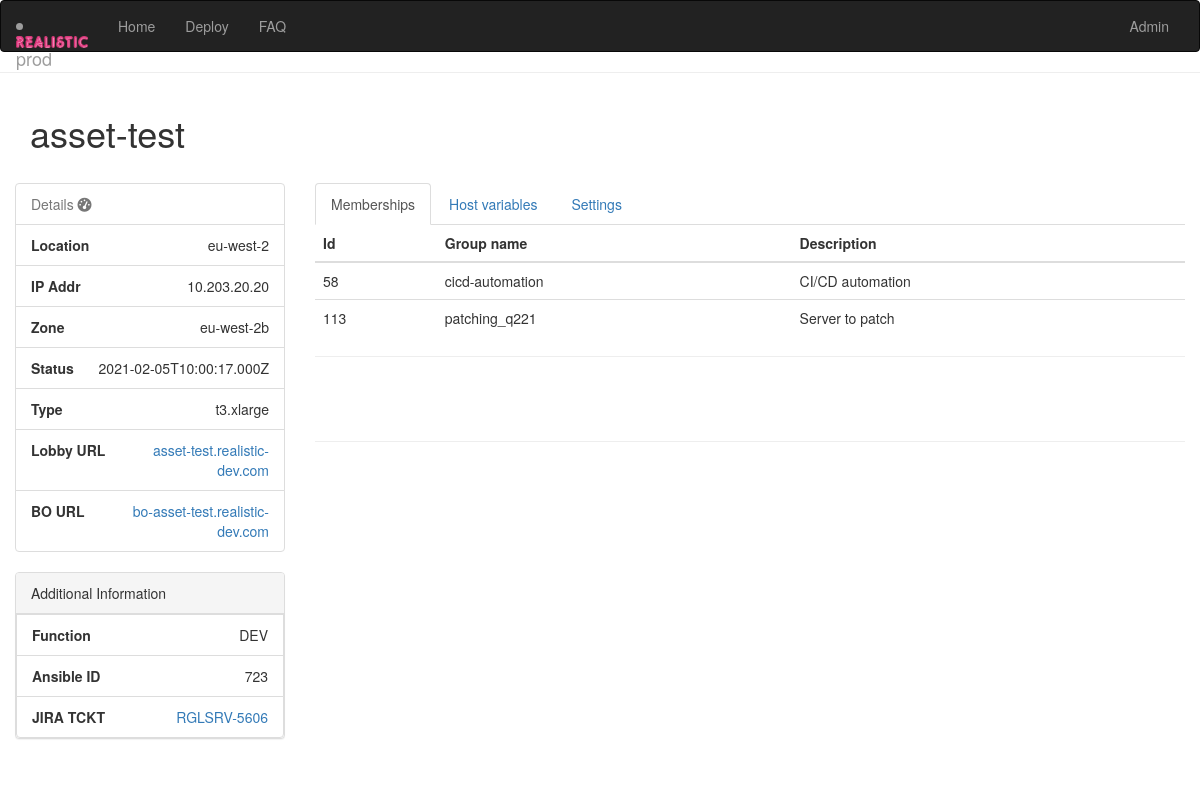
The page /host_details.php?q=723 on the database its author committed.
### tables this page shows
CREATE TABLE `hosts` (
  `host_id` int(10) unsigned NOT NULL AUTO_INCREMENT,
  `name` varchar(255) DEFAULT NULL,
  PRIMARY KEY (`host_id`)
);

CREATE TABLE `hostvars` (
  `host_id` int(10) unsigned NOT NULL,
  `host_var` text NOT NULL,
  `value` text NOT NULL,
  KEY `host_id` (`host_id`),
  CONSTRAINT `hostvars_ibfk_1` FOREIGN KEY (`host_id`) REFERENCES `hosts` (`host_id`) ON DELETE CASCADE
);

CREATE TABLE `hostgroups` (
  `group_id` smallint(5) unsigned NOT NULL AUTO_INCREMENT,
  `name` varchar(24) NOT NULL,
  `description` varchar(255) DEFAULT NULL,
  PRIMARY KEY (`group_id`)
);

### host_details.php (the view, shortened to what this page needs)
<?php
include "settings.php";
include "function.php";
$query = mysqli_query($link, 'SELECT * FROM hosts where host_id='.$_GET['q'].'') or die('Error 2.6 '.mysqli_error($link));
$host = mysqli_fetch_array($query);
$memberships_query = mysqli_query($link, 'SELECT hostgroups.group_id, hostgroups.name, hostgroups.description FROM memberships INNER JOIN hostgroups ON memberships.group_id=hostgroups.group_id AND memberships.host_id='.$_GET['q'].'') or die('Error 2.7 '.mysqli_error($link));
$hostvars_query = mysqli_query($link, 'SELECT host_var, value FROM hostvars where host_id='.$_GET['q'].'') or die('Error 2.8 '.mysqli_error($link));
while($row = mysqli_fetch_row($hostvars_query)) {
  switch ($row[0]) {
    case inst_type:
        $inst_type = $row[1];
        break;
    case vpc_region:
        $location = $row[1];
        break;
    case inst_usage:
        $function = $row[1];
        break;
    case avail_zone:
        $avail_zone = $row[1];
        break;
    case inst_status:
        $status = $row[1];
        break;
    case jiraticket:
        $jiraticket = $row[1];
        break;
    case ansible_host:
        $host_ip = $row[1];
        break;
    case regal_installed:
        $regal_installed = $row[1];
        break;
  }
  $function != "" || $function = "NA";
  $status != "" || $status = "NA";
  $inst_type != "" || $inst_type = "NA";
  $location != "" || $location = "NA";
  $function != "" || $function = "NA";
  $avail_zone != "" || $avail_zone = "NA";
  $jiraticket != "" || $jiraticket = "NA";
  $host['host_id'] != "" || $host['host_id'] = "NA";
  $regal_installed != "" || $regal_installed = "NA";
}
$html_file .= '
  <hr>
  <div class="container">
    <div class="row">
      <div class="col-sm-10"><h1>'.$host['name'].'</h1><br /></div>
        <div class="row">
          <div class="col-sm-3">
            <ul class="list-group">
            <li class="list-group-item text-muted">Details <i class="fa fa-dashboard fa-1x"></i></li>
            <li class="list-group-item text-right"><span class="pull-left"><strong>Location</strong></span>'.$location.'</li>
            <li class="list-group-item text-right"><span class="pull-left"><strong>IP Addr</strong></span>'.$host_ip.'</li>
            <li class="list-group-item text-right"><span class="pull-left"><strong>Zone</strong></span>'.$avail_zone.'</li>
            <li class="list-group-item text-right"><span class="pull-left"><strong>Status</strong></span>'.$status.'</li>
            <li class="list-group-item text-right"><span class="pull-left"><strong>Type</strong></span>'.$inst_type.'</li>';
if ($regal_installed != "NA") {
$html_file .= '            <li class="list-group-item text-right"><span class="pull-left"><strong>Lobby URL</strong></span><a href=https://'.$host['name'].'.realistic-dev.com target="_blank">'.$host['name'].'.realistic-dev.com</a></li>
            <li class="list-group-item text-right"><span class="pull-left"><strong>BO URL</strong></span><a href=http://bo-'.$host['name'].'.realistic-dev.com target="_blank">bo-'.$host['name'].'.realistic-dev.com</a></li>';
}
$html_file .= '
            </ul>
            <div class="panel panel-default">
            <div class="panel-heading">Additional Information</div>
            <li class="list-group-item text-right"><span class="pull-left"><strong>Function</strong></span>'.$function.'</li>
            <li class="list-group-item text-right"><span class="pull-left"><strong>Ansible ID</strong></span>'.$host['host_id'].'</li>
            <li class="list-group-item text-right"><span class="pull-left"><strong>JIRA TCKT</strong></span><a href=https://intranet.rgli.uk/jira/browse/'.$jiraticket.' target=_blank>'.$jiraticket.'</a></li>
          </div>
        </div>
        <div class="col-sm-9">
          <ul class="nav nav-tabs" id="myTab">
            <li class="active"><a href="#memberships" data-toggle="tab">Memberships</a></li>
            <li><a href="#hostvars" data-toggle="tab">Host variables</a></li>
            <li><a href="#settings" data-toggle="tab">Settings</a></li>
          </ul>
        <div class="tab-content">
          <div class="tab-pane active" id="memberships">
            <table class="table table-hover">
              <thead>
                <tr>
                  <th>Id</th>
                  <th>Group name</th>
                  <th>Description</th>
                </tr>
              </thead>
            <tbody id="items">
  ';
while($row = mysqli_fetch_row($memberships_query)) {
	$html_file .= '
    <tr role="button"; onclick=\'document.location = "hostgroup.php?q='.$row['0'].'";\'>
      <td>'.$row[0].'</td>
      <td>'.$row[1].'</td>
      <td>'.$row[2].'</td>
    </tr>
  ';
}
$html_file .= '
  </tbody>
    </table>
      <hr>
        <div class="row">
          <div class="col-md-4 col-md-offset-4 text-center">
          	<ul class="pagination" id="myPager"></ul>
          </div>
          </div>
          <hr>
        </div>
        <div class="tab-pane" id="hostvars">
          <ul class="list-group">
            <li role="button" class="list-group-item list-group-item-success" data-toggle="modal" data-target="#hv_addnew" data-whatever="@getbootstrap">Add new variable</li>
            <div class="modal fade" id="hv_addnew" tabindex="-1" role="dialog" aria-labelledby="hostvar" aria-hidden="true">
              <div class="modal-dialog" role="document">
                <div class="modal-content">
                  <div class="modal-header">
                    <h5 class="modal-title" id="newgroup">Add new variable</h5>
                  </div>
                  <div class="modal-body">
                    <form class="form" action="chg.php" method="post">
                    <input name="chg_type" value="chg_hvaddnew" type="hidden">
                    <input name="host_id" value="'.$_GET['q'].'" type="hidden">
                    <input class="form-control" placeholder="Variable name" name="host_var" type="text" autocomplete="off" required>
                    <input class="form-control" placeholder="Value" name="hv_value" type="text" autocomplete="off" required>
                  </div>
                  <div class="modal-footer">
                    <button type="button" class="btn btn-secondary" data-dismiss="modal">Cancel</button>
                    <button type="submit" class="btn btn-primary">Create</button>
                </form>
                  </div>
                </div>
              </div>
            </div>
';
$hostvars_query = mysqli_query($link, 'SELECT host_var, value FROM hostvars where host_id='.$_GET['q'].'') or die('Error 2.8 '.mysqli_error($link));
while($row = mysqli_fetch_row($hostvars_query)) {
  $html_file .= '
    <li role="button" class="list-group-item" data-toggle="modal" data-target="#hv'.$row[0].'" data-whatever="@getbootstrap">'.$row['0'].' == '.$row['1'].'</li>
      <div class="modal fade" id="hv'.$row[0].'" tabindex="-1" role="dialog" aria-labelledby="hostvar" aria-hidden="true">
        <div class="modal-dialog" role="document">
          <div class="modal-content">
            <div class="modal-header">
              <h5 class="modal-title" id="newgroup">Modify <u>'.$row[0].'</u> variable</h5>
            </div>
            <div class="modal-body">
              <form class="form" action="chg.php" method="post">
              <input name="host_var" value="'.$row[0].'" type="hidden">
              <input name="host_id" value="'.$_GET['q'].'" type="hidden">
              <input class="form-control" value="'.$row[1].'" name="hv_value" type="text" autocomplete="off" required>
            </div>
            <div class="modal-footer">
              <button type="button" class="btn btn-secondary" data-dismiss="modal">Cancel</button>
              <button type="submit" name="chg_type" value="chg_hvdelete" class="btn btn-danger">Delete</button>
              <button type="submit"  name="chg_type" value="chg_chgvar" class="btn btn-primary">Update</button>
          </form>
            </div>
          </div>
        </div>
      </div>
  ';
}
$html_file .= '
  </ul>
  </div>
  <div class="tab-pane" id="settings">
    <hr>
    <div class="col-md-4 col-md-offset-4 text-center">
          <br />
          <button type="button" class="btn btn-lg btn-danger" data-toggle="modal" data-target="#DismissModal">Dismiss</button><h6>*Yeah, dismiss very much...</h6>
                  <div class="modal fade" id="DismissModal" tabindex="-1" role="dialog" aria-labelledby="dismiss" aria-hidden="true">
                    <div class="modal-dialog" role="document">
                      <div class="modal-content">
                        <div class="modal-header">
                          <h5 class="modal-title" id="newgroup">Create new group</h5>
                        </div>
                       <div class="modal-body">
                         <form class="form" action="chg.php" method="post">
                           <b>You really want to delete this host from teh database?.
                            This action cannot be undone<b>
                           <input type="hidden" name="host_id" value="'.$_GET['q'].'" />
                       </div>
                       <div class="modal-footer">
                           <button type="button" class="btn btn-secondary" data-dismiss="modal">Cancel</button>
                           <button name="chg_type" value="delete_host" type="submit" class="btn btn-danger">Delete Now</button>
                        </form>
                       </div>
                      </div>
                    </div>
                  </div>
  </div>
';
$html_file .= '  </div>
  </div>
  </div>
  </body>
  </html>
';
echo $html_file;
?>

### rows shown on the page
hosts: name "asset-test", host_id "723"
hostvars: value "eu-west-2"
hostvars: value "10.203.20.20"
hostvars: value "eu-west-2b"
hostvars: value "2021-02-05T10:00:17.000Z"
hostvars: value "t3.xlarge"
hostvars: value "DEV"
hostvars: value "RGLSRV-5606"
hostgroups: group_id "58", name "cicd-automation", description "CI/CD automation"
hostgroups: group_id "113", name "patching_q221", description "Server to patch"

### other values the page prints
$versionnumber "prod"
